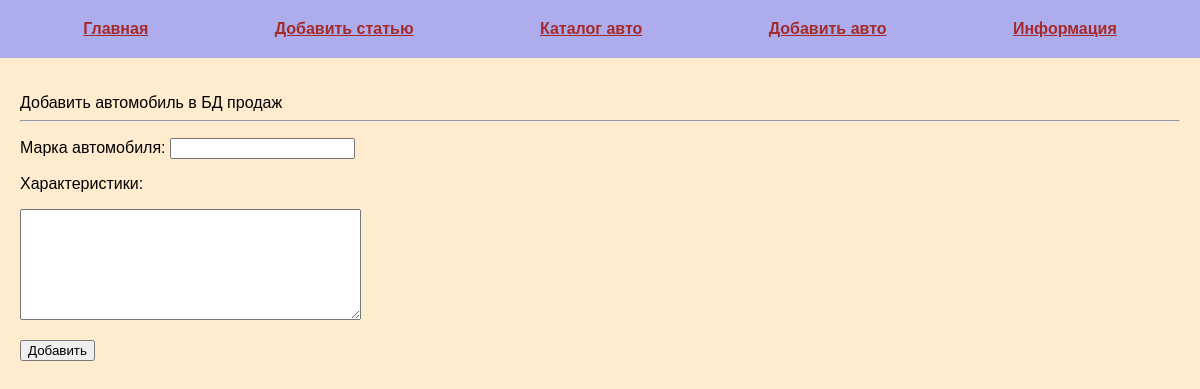
Page /add_auto on the committed database.
### tables this page shows
CREATE TABLE mainmenu(
id INTEGER PRIMARY KEY AUTOINCREMENT,
title TEXT NOT NULL,
url TEXT NOT NULL
);

### run_sait.py (the view, shortened to what this page needs)
@app.route("/add_auto", methods=["POST", "GET"])
def add_auto():
    db = get_db()
    dbase = FDataBase(db)
    return render_template("add_auto.html", menu=dbase.get_menu(), title="Добавить автомобиль в БД продаж")

### FDataBase.py (called while the page is built)
    def get_menu(self):
        sql = "SELECT * FROM mainmenu"
        try:
            self.__cur.execute(sql)
            res = self.__cur.fetchall()
            if res:
                return res
        except IOError:
            print("Ошибка чтения из БД")
        return []

### run_sait.py (called while the page is built)
def connect_db():
    con = sqlite3.connect(app.config['DATABASE'])
    con.row_factory = sqlite3.Row
    return con

def get_db():                       # возвращает активное соединение с БД
    if not hasattr(g, 'link_db'):   # link_db - переменная из g,стандартная запись- проверка на наличие аттрибутов
        g.link_db = connect_db()
    return g.link_db

### templates/add_auto.html (shortened to what this page needs)
{% extends 'base.html' %}
{% block content %}
{{ super() }}
<hr>
<form action="{{url_for('add_auto')}}" method="post" class="form-contact">
    <p>Марка автомобиля: <input type="text" name="name" required></p>
    <p>Характеристики:</p>
    <p><textarea name="post" cols="40" rows="7"></textarea></p>
    <p><input type="submit" value="Добавить"></p>
</form>
{% endblock %}

### templates/base.html (shortened to what this page needs)
<!DOCTYPE html>
<html lang="en">
<head>
    <link rel="stylesheet"  href="{{ url_for('static', filename='css/style.css')}}">
</head>
<body>
{% block content %}
    <ul class="menu">
        {% for m in menu %}
        <li>
            <a href="{{ m.url }}">{{ m.title }}</a>
        </li>
        {% endfor %}
    </ul>
<div class="container">
    <div class="content">
        {{ title }}
    </div>
{% endblock %}
</div>
</body>
</html>

### static/css/style.css (style rules this page uses)
body { background: blanchedalmond; margin: 0; padding: 0; font-family: Verdana, Geneva, Tahoma, sans-serif; }
.menu { display: flex; justify-content: space-around; list-style: none; background: rgb(173, 173, 237); padding: 20px; margin-top: 0 }
.container { max-width: 1200px; margin: 0 auto; padding: 20px; box-sizing: border-box; }
.menu a { font-weight: bold; color: brown; }
ul { list-style: none; padding: 0; }

### rows in the picture
mainmenu: title "Главная"
mainmenu: title "Добавить статью"
mainmenu: title "Каталог авто"
mainmenu: title "Добавить авто"
mainmenu: title "Информация"

### other values in the picture
{{ title }} "Добавить автомобиль в БД продаж"
